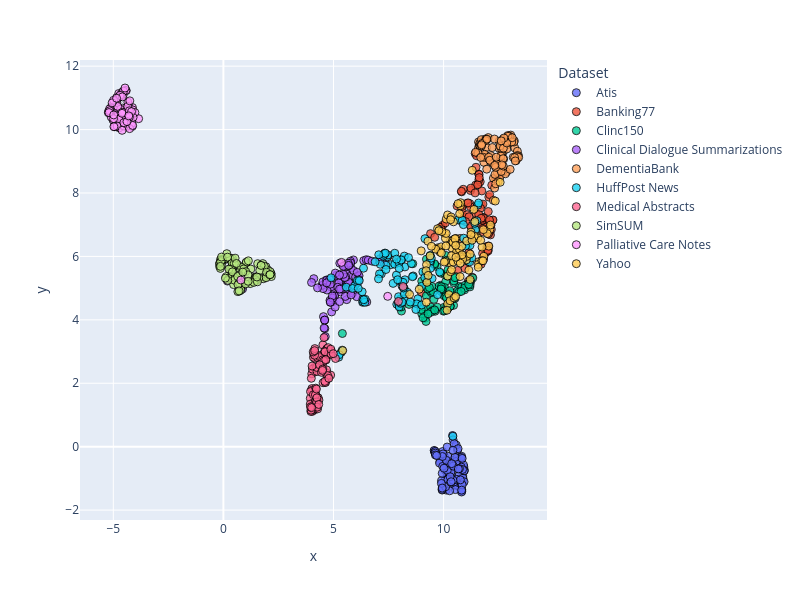

The code cell stored with this chart in its notebook:
### Code cell
dimensionality_reduction_plots(file_paths="./outputsTrain/*/mda_dim_scores.csv", file_name = 'TrainMda')
